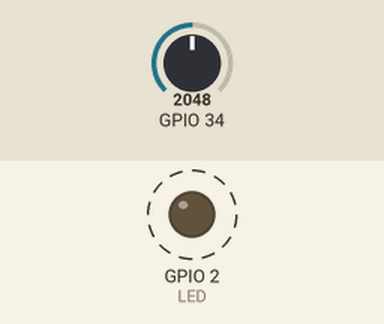
Recording of a sketch running on a simulated ESP32. Shown: output pins drawn as LEDs (lit = HIGH). Dashed ring = blinking. The test bench sets the inputs (shaded band); at power-on: GPIO 34 = 2048. WiFi joins after 1.5 s; servers stay silent unless stated; uploads are accepted with an empty reply; the local clock reads 2024-03-15 10:24:30 at power-on unless the sketch sets it; what the sketch prints to the serial monitor is not drawn.

Above: at 2.3 s.
Timing chart, 0 to 4.9 s (numbered marks = the images above):
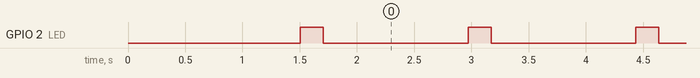

The sketch:

dataUpload.ino
```cpp
#include "secrets.h"
#include <WiFiClientSecure.h>
#include "time.h"
#define LED 2

const char* detaHost = "database.deta.sh";
const char* ntpServer = "pool.ntp.org";


int sample = -1;

const char* root_ca = \
                      "-----BEGIN CERTIFICATE-----\n" \
                      "MIIF3jCCA8agAwIBAgIQAf1tMPyjylGoG7xkDjUDLTANBgkqhkiG9w0BAQwFADCB\n" \
                      "iDELMAkGA1UEBhMCVVMxEzARBgNVBAgTCk5ldyBKZXJzZXkxFDASBgNVBAcTC0pl\n" \
                      "cnNleSBDaXR5MR4wHAYDVQQKExVUaGUgVVNFUlRSVVNUIE5ldHdvcmsxLjAsBgNV\n" \
                      "BAMTJVVTRVJUcnVzdCBSU0EgQ2VydGlmaWNhdGlvbiBBdXRob3JpdHkwHhcNMTAw\n" \
                      "MjAxMDAwMDAwWhcNMzgwMTE4MjM1OTU5WjCBiDELMAkGA1UEBhMCVVMxEzARBgNV\n" \
                      "BAgTCk5ldyBKZXJzZXkxFDASBgNVBAcTC0plcnNleSBDaXR5MR4wHAYDVQQKExVU\n" \
                      "aGUgVVNFUlRSVVNUIE5ldHdvcmsxLjAsBgNVBAMTJVVTRVJUcnVzdCBSU0EgQ2Vy\n" \
                      "dGlmaWNhdGlvbiBBdXRob3JpdHkwggIiMA0GCSqGSIb3DQEBAQUAA4ICDwAwggIK\n" \
                      "AoICAQCAEmUXNg7D2wiz0KxXDXbtzSfTTK1Qg2HiqiBNCS1kCdzOiZ/MPans9s/B\n" \
                      "3PHTsdZ7NygRK0faOca8Ohm0X6a9fZ2jY0K2dvKpOyuR+OJv0OwWIJAJPuLodMkY\n" \
                      "tJHUYmTbf6MG8YgYapAiPLz+E/CHFHv25B+O1ORRxhFnRghRy4YUVD+8M/5+bJz/\n" \
                      "Fp0YvVGONaanZshyZ9shZrHUm3gDwFA66Mzw3LyeTP6vBZY1H1dat//O+T23LLb2\n" \
                      "VN3I5xI6Ta5MirdcmrS3ID3KfyI0rn47aGYBROcBTkZTmzNg95S+UzeQc0PzMsNT\n" \
                      "79uq/nROacdrjGCT3sTHDN/hMq7MkztReJVni+49Vv4M0GkPGw/zJSZrM233bkf6\n" \
                      "c0Plfg6lZrEpfDKEY1WJxA3Bk1QwGROs0303p+tdOmw1XNtB1xLaqUkL39iAigmT\n" \
                      "Yo61Zs8liM2EuLE/pDkP2QKe6xJMlXzzawWpXhaDzLhn4ugTncxbgtNMs+1b/97l\n" \
                      "c6wjOy0AvzVVdAlJ2ElYGn+SNuZRkg7zJn0cTRe8yexDJtC/QV9AqURE9JnnV4ee\n" \
                      "UB9XVKg+/XRjL7FQZQnmWEIuQxpMtPAlR1n6BB6T1CZGSlCBst6+eLf8ZxXhyVeE\n" \
                      "Hg9j1uliutZfVS7qXMYoCAQlObgOK6nyTJccBz8NUvXt7y+CDwIDAQABo0IwQDAd\n" \
                      "BgNVHQ4EFgQUU3m/WqorSs9UgOHYm8Cd8rIDZsswDgYDVR0PAQH/BAQDAgEGMA8G\n" \
                      "A1UdEwEB/wQFMAMBAf8wDQYJKoZIhvcNAQEMBQADggIBAFzUfA3P9wF9QZllDHPF\n" \
                      "Up/L+M+ZBn8b2kMVn54CVVeWFPFSPCeHlCjtHzoBN6J2/FNQwISbxmtOuowhT6KO\n" \
                      "VWKR82kV2LyI48SqC/3vqOlLVSoGIG1VeCkZ7l8wXEskEVX/JJpuXior7gtNn3/3\n" \
                      "ATiUFJVDBwn7YKnuHKsSjKCaXqeYalltiz8I+8jRRa8YFWSQEg9zKC7F4iRO/Fjs\n" \
                      "8PRF/iKz6y+O0tlFYQXBl2+odnKPi4w2r78NBc5xjeambx9spnFixdjQg3IM8WcR\n" \
                      "iQycE0xyNN+81XHfqnHd4blsjDwSXWXavVcStkNr/+XeTWYRUc+ZruwXtuhxkYze\n" \
                      "Sf7dNXGiFSeUHM9h4ya7b6NnJSFd5t0dCy5oGzuCr+yDZ4XUmFF0sbmZgIn/f3gZ\n" \
                      "XHlKYC6SQK5MNyosycdiyA5d9zZbyuAlJQG03RoHnHcAP9Dc1ew91Pq7P8yF1m9/\n" \
                      "qS3fuQL39ZeatTXaw2ewh0qpKJ4jjv9cJ2vhsE/zB+4ALtRZh8tSQZXq9EfX7mRB\n" \
                      "VXyNWQKV3WKdwrnuWih0hKWbt5DHDAff9Yk2dDLWKMGwsAvgnEzDHNb842m1R0aB\n" \
                      "L6KCq9NjRHDEjf8tM7qtj3u1cIiuPhnPQCjY/MiQu12ZIvVS5ljFH4gxQ+6IHdfG\n" \
                      "jjxDah2nGN59PRbxYvnKkKj9\n" \
                      "-----END CERTIFICATE-----\n";

WiFiClientSecure client;
char* URI = NULL;
unsigned long epochTime;


unsigned long getTime() {
  time_t now;
  struct tm timeinfo;
  if (!getLocalTime(&timeinfo)) {
    //Serial.println("Failed to obtain time");
    return (0);
  }
  time(&now);
  return now;
}

void setup() {
  Serial.begin(115200);
  URI = (char *)malloc((strlen("/v1/") + strlen(detaID) + strlen("/") + strlen(detaBaseName) + strlen("/") + strlen("items") + 1 ) * sizeof(char));
  strcpy(URI, "/v1/");
  strncat(URI, detaID, strlen(detaID));
  strncat(URI, "/", strlen("/"));
  strncat(URI, detaBaseName, strlen(detaBaseName));
  strncat(URI, "/", strlen("/"));
  strncat(URI, "items", strlen("items"));
  pinMode(LED, OUTPUT);
  digitalWrite(LED, LOW);
  WiFi.begin(WifiSSID, WifiPass);
  Serial.println("Waiting to connect to WiFi");

  while (WiFi.status() != WL_CONNECTED) {
    delay(500);
    Serial.print(".");
  }
  digitalWrite(LED, HIGH);
  Serial.println();
  Serial.println("WiFi connected");
  client.setCACert(root_ca);

  configTime(0, 0, ntpServer);
  epochTime = getTime();
  while (epochTime == 0) {
    Serial.println("Wrong time received. Trying again");
    epochTime = getTime();
  }

  Serial.print("Current epoch time:\t");
  Serial.println(epochTime);

}

void loop() {
  digitalWrite(LED, HIGH);
  sample = analogRead(34);
  //  sample++;
  epochTime += (millis() / 1000);
  Serial.print("Epoch Time: ");
  Serial.println(epochTime);
  Serial.print("Length: ");
  Serial.println(String(epochTime).length());
  Serial.print("Reading:\t");
  Serial.println(sample);

  if (client.connect("database.deta.sh", 443)) {
    Serial.println("Connected to server");
    client.print("PUT ");
    client.print(URI);
    client.println(" HTTP/1.1");
    client.println("Host: database.deta.sh");
    client.println("User-Agent: Arduino/1.0");
    client.println("Accept-Encoding: gzip, deflate");
    client.println("Accept: */*");
    client.println("Connection: keep-alive");
    client.println("Content-Type: application/json");
    client.print("x-api-key: ");
    client.println(apiKey);
    client.print("Content-Length: ");
    client.println(String(sample).length() + String(epochTime).length() + 32);
    client.println();
    client.print("{\"items\":[{\"key\":\"");
    client.print(String(epochTime));
    client.print("\",\"value\":");
    client.print(String(sample));
    client.println("}]}");
  } else {
    Serial.println("Could not connect to server");
    while (true);
  }

  digitalWrite(LED, LOW);

  unsigned long timeout = millis();
  while (client.available() == 0) {
    if (millis() - timeout > 5000) {
      Serial.println(">>> Client Timeout  !");
      client.stop();
      return;
    }
    delay(5);
  }

  // Read all the lines of the reply from server and print them to //Serial
  while (client.available()) {
    String line = client.readStringUntil('\r');
    Serial.print(line);
  }
  client.stop();
  Serial.println();
  Serial.println("closed connection");

  delay(200);
}
```

secrets.cpp
```cpp
#include "secrets.h"
const char* apiKey= "DETA_PROJECT_KEY";
const char* detaID = "DETA_PROJECT_ID";
const char* WifiSSID = "WIFI_SSID";
const char* WifiPass = "WIFI_PASSWORD";
const char* detaBaseName = "DETA_BASE_NAME";
```

secrets.h
```cpp
extern const char* apiKey;
extern const char* detaID;
extern const char* WifiSSID;
extern const char* WifiPass;
extern const char* detaBaseName;
```

Measured:
- by itself, GPIO 2 (LED): alternates HIGH for 0.20 s and LOW for 1.3 s
